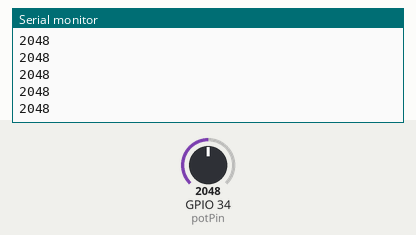
Bench run of a sketch on a simulated ESP32. Shown: the last lines printed to the serial monitor. The test bench sets the inputs (shaded band); at power-on: GPIO 34 (potPin) = 2048.

Above: at 1.2 s.
1.3 s: GPIO 34 (potPin) set to 2866
At 1.41 s:
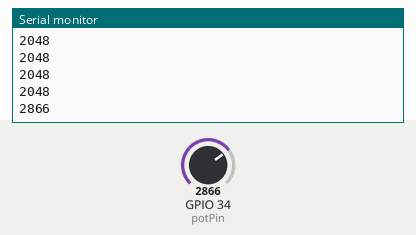
2.8 s: GPIO 34 (potPin) set to 3603
At 2.81 s:
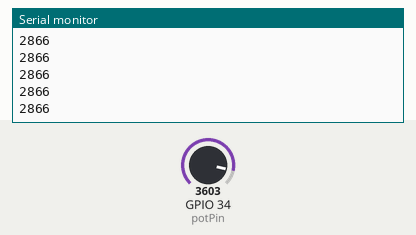
Timing chart, 0 to 5.8 s (numbered marks = the images above; inputs shaded):
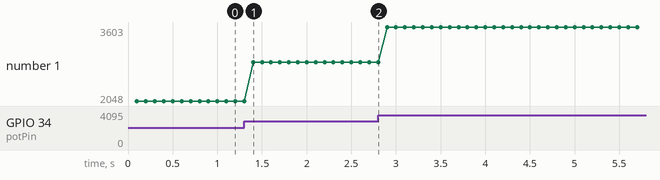

Measured:
- after the input at 1.3 s, the serial monitor: prints a new line after 0.10 s (image 1)
- plotted number 1: 2048 → 2866 after the input at 1.3 s, 2866 → 3603 after the input at 2.8 s

The sketch:

Potenciometro.ino
```cpp
const int potPin = 34;  // Pino analógico ao qual o potenciômetro está conectado

hw_timer_t *My_timer = NULL;

volatile int valorPot = 0;
volatile bool shouldPrint = false;

const int ledPins[] = {5,18,19};
const int numLeds = sizeof(ledPins) / sizeof(ledPins[0]);
int currentLed = 0;

void IRAM_ATTR onTimer() {
  valorPot = analogRead(potPin);  // Lê o valor do potenciômetro"
  shouldPrint = true;  // Sinaliza que o valor deve ser impresso no loop principal

}

void setup() {
  Serial.begin(115200);  // Inicializa a comunicação serial

  My_timer = timerBegin(0, 80, true);
  timerAttachInterrupt(My_timer, &onTimer, true);
  timerAlarmWrite(My_timer, 100000, true);
  timerAlarmEnable(My_timer);  // Ativa o temporizador

}

void loop() {
  if (shouldPrint) {
    Serial.println(valorPot);
    shouldPrint = false;  // Reseta a flag
  }

  static unsigned long previousMillis = 0;


  unsigned long currentMillis = millis();

  if (currentMillis - previousMillis >= valorPot/2) {
    previousMillis = currentMillis;
        // Lógica para acionar LEDs
    for (int i = 0; i < numLeds; i++) {
      digitalWrite(ledPins[i], LOW);
    }

    digitalWrite(ledPins[currentLed], HIGH);

    currentLed = (currentLed + 1) % numLeds;
  }


}
```
